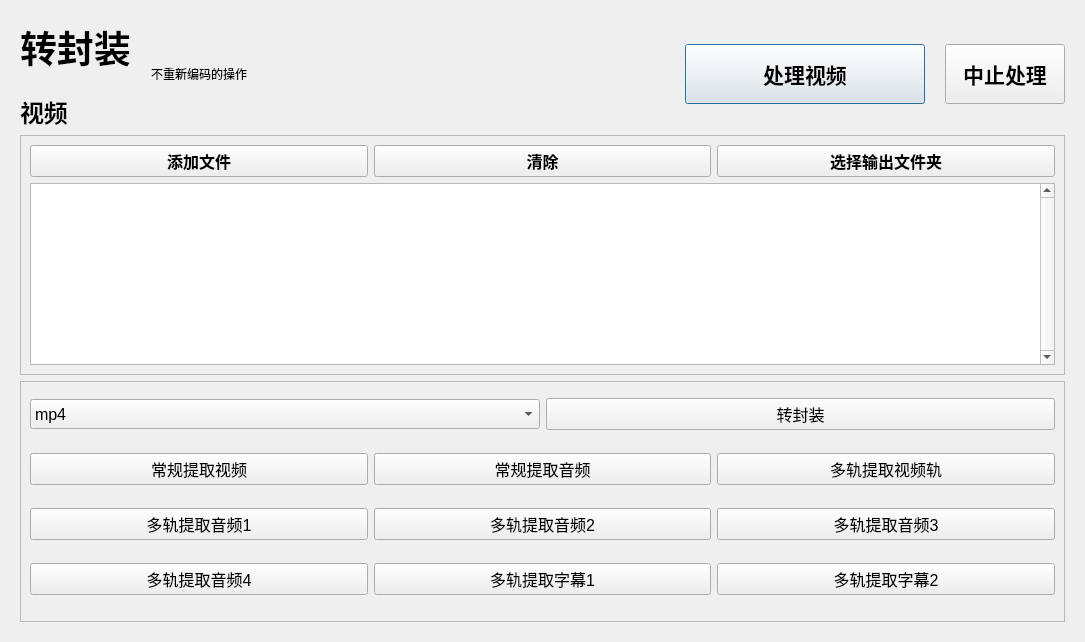
<?xml version="1.0" encoding="UTF-8"?>
<ui version="4.0">
 <class>remuxInterface</class>
 <widget class="QWidget" name="remuxInterface">
  <property name="geometry">
   <rect>
    <x>0</x>
    <y>0</y>
    <width>1085</width>
    <height>642</height>
   </rect>
  </property>
  <property name="minimumSize">
   <size>
    <width>780</width>
    <height>0</height>
   </size>
  </property>
  <property name="windowTitle">
   <string>Form</string>
  </property>
  <layout class="QVBoxLayout" name="verticalLayout">
   <item>
    <widget class="ScrollArea" name="remuxIFscrollArea">
     <property name="minimumSize">
      <size>
       <width>760</width>
       <height>0</height>
      </size>
     </property>
     <property name="frameShape">
      <enum>QFrame::Shape::NoFrame</enum>
     </property>
     <property name="frameShadow">
      <enum>QFrame::Shadow::Sunken</enum>
     </property>
     <property name="widgetResizable">
      <bool>true</bool>
     </property>
     <widget class="QWidget" name="remuxIFfacescrollAreaWidgetContents">
      <property name="geometry">
       <rect>
        <x>0</x>
        <y>0</y>
        <width>1067</width>
        <height>624</height>
       </rect>
      </property>
      <layout class="QVBoxLayout" name="verticalLayout_3">
       <item>
        <layout class="QHBoxLayout" name="remuxIFbox01">
         <property name="spacing">
          <number>20</number>
         </property>
         <property name="sizeConstraint">
          <enum>QLayout::SizeConstraint::SetDefaultConstraint</enum>
         </property>
         <item>
          <layout class="QVBoxLayout" name="remuxIFverticalLayout_4">
           <property name="rightMargin">
            <number>0</number>
           </property>
           <item>
            <widget class="QLabel" name="remuxIFTitle1">
             <property name="sizePolicy">
              <sizepolicy hsizetype="Maximum" vsizetype="Maximum">
               <horstretch>0</horstretch>
               <verstretch>0</verstretch>
              </sizepolicy>
             </property>
             <property name="maximumSize">
              <size>
               <width>120</width>
               <height>64</height>
              </size>
             </property>
             <property name="font">
              <font>
               <pointsize>28</pointsize>
               <bold>true</bold>
               <kerning>true</kerning>
              </font>
             </property>
             <property name="text">
              <string>转封装</string>
             </property>
            </widget>
           </item>
           <item>
            <widget class="QLabel" name="remuxIFTitle2">
             <property name="sizePolicy">
              <sizepolicy hsizetype="Preferred" vsizetype="Maximum">
               <horstretch>0</horstretch>
               <verstretch>0</verstretch>
              </sizepolicy>
             </property>
             <property name="maximumSize">
              <size>
               <width>100</width>
               <height>45</height>
              </size>
             </property>
             <property name="font">
              <font>
               <pointsize>18</pointsize>
               <bold>true</bold>
               <kerning>true</kerning>
              </font>
             </property>
             <property name="text">
              <string>视频</string>
             </property>
            </widget>
           </item>
          </layout>
         </item>
         <item>
          <widget class="QLabel" name="remuxlabel">
           <property name="maximumSize">
            <size>
             <width>16777215</width>
             <height>80</height>
            </size>
           </property>
           <property name="text">
            <string>不重新编码的操作</string>
           </property>
          </widget>
         </item>
         <item>
          <spacer name="remuxIFhorizontalSpacer">
           <property name="orientation">
            <enum>Qt::Orientation::Horizontal</enum>
           </property>
           <property name="sizeType">
            <enum>QSizePolicy::Policy::Expanding</enum>
           </property>
           <property name="sizeHint" stdset="0">
            <size>
             <width>20</width>
             <height>10</height>
            </size>
           </property>
          </spacer>
         </item>
         <item>
          <widget class="PrimaryPushButton" name="remuxIFpushBtn">
           <property name="sizePolicy">
            <sizepolicy hsizetype="Preferred" vsizetype="Fixed">
             <horstretch>0</horstretch>
             <verstretch>0</verstretch>
            </sizepolicy>
           </property>
           <property name="minimumSize">
            <size>
             <width>240</width>
             <height>60</height>
            </size>
           </property>
           <property name="font">
            <font>
             <pointsize>16</pointsize>
             <bold>true</bold>
             <kerning>true</kerning>
            </font>
           </property>
           <property name="text">
            <string>处理视频</string>
           </property>
           <property name="default">
            <bool>true</bool>
           </property>
           <property name="flat">
            <bool>false</bool>
           </property>
          </widget>
         </item>
         <item>
          <widget class="QPushButton" name="remuxIFSTBtn">
           <property name="minimumSize">
            <size>
             <width>120</width>
             <height>60</height>
            </size>
           </property>
           <property name="font">
            <font>
             <pointsize>16</pointsize>
             <bold>true</bold>
            </font>
           </property>
           <property name="text">
            <string>中止处理</string>
           </property>
          </widget>
         </item>
        </layout>
       </item>
       <item>
        <widget class="QFrame" name="remuxIFbox02">
         <property name="enabled">
          <bool>true</bool>
         </property>
         <property name="sizePolicy">
          <sizepolicy hsizetype="Preferred" vsizetype="Minimum">
           <horstretch>0</horstretch>
           <verstretch>0</verstretch>
          </sizepolicy>
         </property>
         <property name="minimumSize">
          <size>
           <width>480</width>
           <height>145</height>
          </size>
         </property>
         <property name="maximumSize">
          <size>
           <width>16777215</width>
           <height>240</height>
          </size>
         </property>
         <property name="frameShape">
          <enum>QFrame::Shape::StyledPanel</enum>
         </property>
         <property name="frameShadow">
          <enum>QFrame::Shadow::Raised</enum>
         </property>
         <layout class="QGridLayout" name="gridLayout">
          <item row="0" column="0">
           <widget class="PushButton" name="remuxIFinputfile">
            <property name="font">
             <font>
              <pointsize>12</pointsize>
              <bold>true</bold>
             </font>
            </property>
            <property name="text">
             <string>添加文件</string>
            </property>
           </widget>
          </item>
          <item row="0" column="2">
           <widget class="QPushButton" name="remuxIFoutputfolder">
            <property name="font">
             <font>
              <pointsize>12</pointsize>
              <bold>true</bold>
             </font>
            </property>
            <property name="text">
             <string>选择输出文件夹</string>
            </property>
           </widget>
          </item>
          <item row="0" column="1">
           <widget class="PushButton" name="remuxIFinputclear">
            <property name="font">
             <font>
              <pointsize>12</pointsize>
              <bold>true</bold>
             </font>
            </property>
            <property name="text">
             <string>清除</string>
            </property>
           </widget>
          </item>
          <item row="1" column="0" colspan="3">
           <widget class="ListWidget" name="remuxIFinputlist">
            <property name="sizePolicy">
             <sizepolicy hsizetype="Preferred" vsizetype="Preferred">
              <horstretch>0</horstretch>
              <verstretch>0</verstretch>
             </sizepolicy>
            </property>
            <property name="minimumSize">
             <size>
              <width>0</width>
              <height>120</height>
             </size>
            </property>
            <property name="maximumSize">
             <size>
              <width>16777215</width>
              <height>200</height>
             </size>
            </property>
            <property name="acceptDrops">
             <bool>true</bool>
            </property>
            <property name="verticalScrollBarPolicy">
             <enum>Qt::ScrollBarPolicy::ScrollBarAlwaysOn</enum>
            </property>
            <property name="horizontalScrollBarPolicy">
             <enum>Qt::ScrollBarPolicy::ScrollBarAsNeeded</enum>
            </property>
            <property name="sizeAdjustPolicy">
             <enum>QAbstractScrollArea::SizeAdjustPolicy::AdjustIgnored</enum>
            </property>
            <property name="dragEnabled">
             <bool>false</bool>
            </property>
           </widget>
          </item>
         </layout>
        </widget>
       </item>
       <item>
        <layout class="QHBoxLayout" name="remuxIFbox04">
         <item>
          <widget class="QFrame" name="remuxframe">
           <property name="frameShape">
            <enum>QFrame::Shape::StyledPanel</enum>
           </property>
           <property name="frameShadow">
            <enum>QFrame::Shadow::Raised</enum>
           </property>
           <layout class="QVBoxLayout" name="verticalLayout_2">
            <item>
             <layout class="QHBoxLayout" name="remuxhorizontalLayout">
              <property name="bottomMargin">
               <number>10</number>
              </property>
              <item>
               <widget class="ComboBox" name="remuxcomboBox">
                <property name="minimumSize">
                 <size>
                  <width>0</width>
                  <height>30</height>
                 </size>
                </property>
                <property name="font">
                 <font>
                  <pointsize>12</pointsize>
                 </font>
                </property>
                <property name="editable">
                 <bool>false</bool>
                </property>
                <item>
                 <property name="text">
                  <string>mp4</string>
                 </property>
                </item>
                <item>
                 <property name="text">
                  <string>mkv</string>
                 </property>
                </item>
                <item>
                 <property name="text">
                  <string>flv</string>
                 </property>
                </item>
                <item>
                 <property name="text">
                  <string>mov</string>
                 </property>
                </item>
               </widget>
              </item>
              <item>
               <widget class="PushButton" name="remuxpushButton">
                <property name="minimumSize">
                 <size>
                  <width>0</width>
                  <height>30</height>
                 </size>
                </property>
                <property name="font">
                 <font>
                  <pointsize>12</pointsize>
                 </font>
                </property>
                <property name="text">
                 <string>转封装</string>
                </property>
               </widget>
              </item>
             </layout>
            </item>
            <item>
             <layout class="QHBoxLayout" name="remuxhorizontalLayout_2">
              <property name="bottomMargin">
               <number>10</number>
              </property>
              <item>
               <widget class="PushButton" name="remuxpushButton_2">
                <property name="minimumSize">
                 <size>
                  <width>0</width>
                  <height>30</height>
                 </size>
                </property>
                <property name="font">
                 <font>
                  <pointsize>12</pointsize>
                 </font>
                </property>
                <property name="text">
                 <string>常规提取视频</string>
                </property>
               </widget>
              </item>
              <item>
               <widget class="PushButton" name="remuxpushButton_3">
                <property name="minimumSize">
                 <size>
                  <width>0</width>
                  <height>30</height>
                 </size>
                </property>
                <property name="font">
                 <font>
                  <pointsize>12</pointsize>
                 </font>
                </property>
                <property name="text">
                 <string>常规提取音频</string>
                </property>
               </widget>
              </item>
              <item>
               <widget class="PushButton" name="remuxpushButton_5">
                <property name="minimumSize">
                 <size>
                  <width>0</width>
                  <height>30</height>
                 </size>
                </property>
                <property name="font">
                 <font>
                  <pointsize>12</pointsize>
                 </font>
                </property>
                <property name="text">
                 <string>多轨提取视频轨</string>
                </property>
               </widget>
              </item>
             </layout>
            </item>
            <item>
             <layout class="QHBoxLayout" name="remuxhorizontalLayout_3">
              <property name="bottomMargin">
               <number>10</number>
              </property>
              <item>
               <widget class="PushButton" name="remuxpushButton_6">
                <property name="minimumSize">
                 <size>
                  <width>0</width>
                  <height>30</height>
                 </size>
                </property>
                <property name="font">
                 <font>
                  <pointsize>12</pointsize>
                 </font>
                </property>
                <property name="text">
                 <string>多轨提取音频1</string>
                </property>
               </widget>
              </item>
              <item>
               <widget class="PushButton" name="remuxpushButton_4">
                <property name="minimumSize">
                 <size>
                  <width>0</width>
                  <height>30</height>
                 </size>
                </property>
                <property name="font">
                 <font>
                  <pointsize>12</pointsize>
                 </font>
                </property>
                <property name="text">
                 <string>多轨提取音频2</string>
                </property>
               </widget>
              </item>
              <item>
               <widget class="PushButton" name="remuxpushButton_7">
                <property name="minimumSize">
                 <size>
                  <width>0</width>
                  <height>30</height>
                 </size>
                </property>
                <property name="font">
                 <font>
                  <pointsize>12</pointsize>
                 </font>
                </property>
                <property name="text">
                 <string>多轨提取音频3</string>
                </property>
               </widget>
              </item>
             </layout>
            </item>
            <item>
             <layout class="QHBoxLayout" name="remuxhorizontalLayout_4">
              <property name="bottomMargin">
               <number>10</number>
              </property>
              <item>
               <widget class="PushButton" name="remuxpushButton_10">
                <property name="minimumSize">
                 <size>
                  <width>0</width>
                  <height>30</height>
                 </size>
                </property>
                <property name="font">
                 <font>
                  <pointsize>12</pointsize>
                 </font>
                </property>
                <property name="text">
                 <string>多轨提取音频4</string>
                </property>
               </widget>
              </item>
              <item>
               <widget class="PushButton" name="remuxpushButton_8">
                <property name="minimumSize">
                 <size>
                  <width>0</width>
                  <height>30</height>
                 </size>
                </property>
                <property name="font">
                 <font>
                  <pointsize>12</pointsize>
                 </font>
                </property>
                <property name="text">
                 <string>多轨提取字幕1</string>
                </property>
               </widget>
              </item>
              <item>
               <widget class="PushButton" name="remuxpushButton_9">
                <property name="minimumSize">
                 <size>
                  <width>0</width>
                  <height>30</height>
                 </size>
                </property>
                <property name="font">
                 <font>
                  <pointsize>12</pointsize>
                 </font>
                </property>
                <property name="text">
                 <string>多轨提取字幕2</string>
                </property>
               </widget>
              </item>
             </layout>
            </item>
           </layout>
          </widget>
         </item>
        </layout>
       </item>
      </layout>
     </widget>
    </widget>
   </item>
  </layout>
 </widget>
 <customwidgets>
  <customwidget>
   <class>PrimaryPushButton</class>
   <extends>QPushButton</extends>
   <header location="global">qfluentwidgets</header>
  </customwidget>
  <customwidget>
   <class>ComboBox</class>
   <extends>QComboBox</extends>
   <header location="global">qfluentwidgets</header>
  </customwidget>
  <customwidget>
   <class>PushButton</class>
   <extends>QPushButton</extends>
   <header location="global">qfluentwidgets</header>
  </customwidget>
  <customwidget>
   <class>ScrollArea</class>
   <extends>QScrollArea</extends>
   <header location="global">qfluentwidgets</header>
   <container>1</container>
  </customwidget>
  <customwidget>
   <class>ListWidget</class>
   <extends>QListWidget</extends>
   <header location="global">qfluentwidgets</header>
  </customwidget>
 </customwidgets>
 <resources/>
 <connections/>
</ui>
